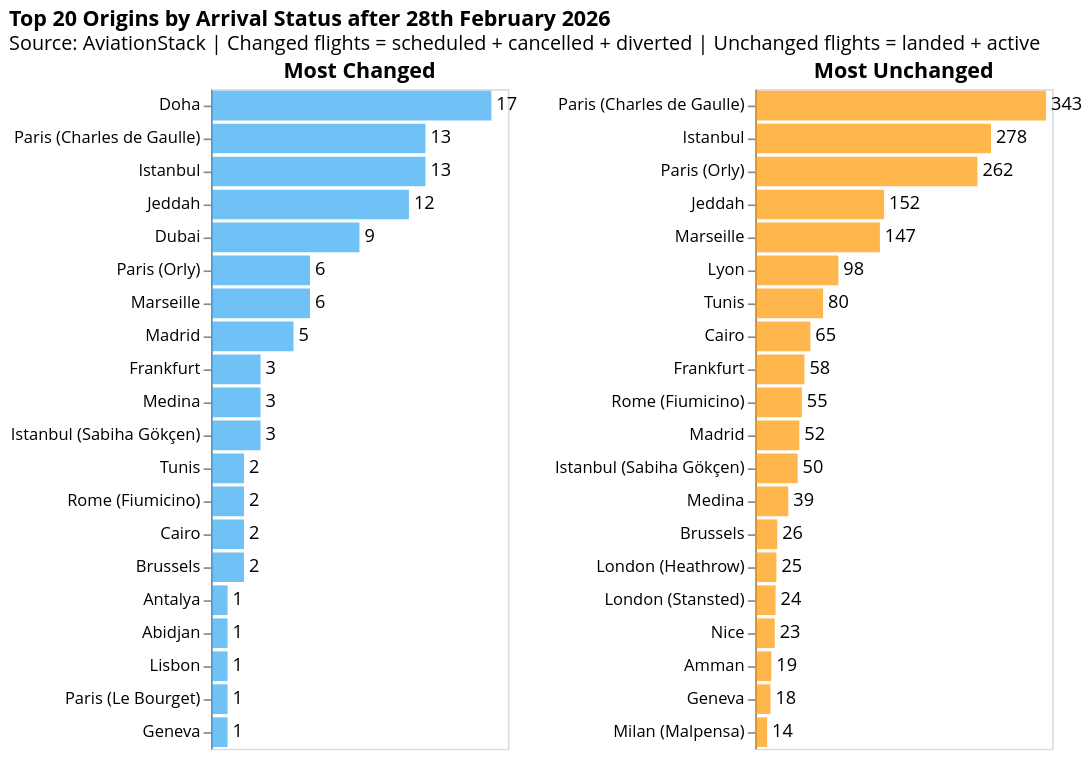

Source (notebook cell):
### Markdown cell above
### Origins with high and low disruptions

### Code cell
import altair as alt

airport_codes = sorted(arrivals_top10["iata_arr"].unique())

dropdown = alt.binding_select(options=airport_codes, name="Arrival Airport ")
selection = alt.selection_point(fields=["iata_arr"], bind=dropdown, value=airport_codes[0])

colors = {"Most Changed": "#34A7F2", "Most Unchanged": "#FF9800", }

subplots = []
for category, color in colors.items():
    subset = arrivals_top10[arrivals_top10["category"] == category]

    chart = (
        alt.Chart(subset)
        .mark_bar(color=color, opacity=0.7)
        .encode(
            y=alt.Y("airportcity:N", sort="-x", title=None),
            x=alt.X("count:Q", title=None, axis=None),
            tooltip=[
                alt.Tooltip("airportcity:N", title="Origin"),
                alt.Tooltip("count:Q", title="Flights"),
            ],
        )
        .properties(width=180, height=400, title=category)
        .add_params(selection)
        .transform_filter(selection)
    )

    text = chart.mark_text(align="left", dx=3, fontSize=11, font="Open Sans").encode(
        text="count:Q"
    )

    subplots.append(chart + text)

final = (
    alt.hconcat(subplots[0], subplots[1])
    .properties(
        title=alt.Title(
            "Top 20 Origins by Arrival Status after 28th February 2026",
            subtitle="Source: AviationStack | Changed flights = scheduled + cancelled + diverted | Unchanged flights = landed + active",
        )
    )
    .configure_title(font="Open Sans", subtitleFont="Open Sans")
    .configure_axis(labelFont="Open Sans", titleFont="Open Sans")
    .configure_legend(labelFont="Open Sans", titleFont="Open Sans")
    .configure_text(font="Open Sans")
)

final

### Figure 1 — Vega-Lite specification as saved in the notebook (floating-point values rounded to 4 significant figures; data arrays with more than 128 entries replaced by an {"elided": "..."} marker saying what was removed)
{"config": {"view": {"continuousWidth": 300, "continuousHeight": 300}, "axis": {"labelFont": "Open Sans", "titleFont": "Open Sans"}, "legend": {"labelFont": "Open Sans", "titleFont": "Open Sans"}, "text": {"font": "Open Sans"}, "title": {"font": "Open Sans", "subtitleFont": "Open Sans"}}, "hconcat": [{"layer": [{"mark": {"type": "bar", "color": "#34A7F2", "opacity": 0.7}, "encoding": {"tooltip": [{"field": "airportcity", "title": "Origin", "type": "nominal"}, {"field": "count", "title": "Flights", "type": "quantitative"}], "x": {"axis": null, "field": "count", "title": null, "type": "quantitative"}, "y": {"field": "airportcity", "sort": "-x", "title": null, "type": "nominal"}}, "name": "view_7", "title": "Most Changed", "transform": [{"filter": {"param": "param_4"}}]}, {"mark": {"type": "text", "align": "left", "dx": 3, "font": "Open Sans", "fontSize": 11}, "encoding": {"text": {"field": "count", "type": "quantitative"}, "tooltip": [{"field": "airportcity", "title": "Origin", "type": "nominal"}, {"field": "count", "title": "Flights", "type": "quantitative"}], "x": {"axis": null, "field": "count", "title": null, "type": "quantitative"}, "y": {"field": "airportcity", "sort": "-x", "title": null, "type": "nominal"}}, "title": "Most Changed", "transform": [{"filter": {"param": "param_4"}}]}], "data": {"name": "data-0444c119f30566f43d1dee12639cb099"}, "height": 400, "width": 180}, {"layer": [{"mark": {"type": "bar", "color": "#FF9800", "opacity": 0.7}, "encoding": {"tooltip": [{"field": "airportcity", "title": "Origin", "type": "nominal"}, {"field": "count", "title": "Flights", "type": "quantitative"}], "x": {"axis": null, "field": "count", "title": null, "type": "quantitative"}, "y": {"field": "airportcity", "sort": "-x", "title": null, "type": "nominal"}}, "name": "view_8", "title": "Most Unchanged", "transform": [{"filter": {"param": "param_4"}}]}, {"mark": {"type": "text", "align": "left", "dx": 3, "font": "Open Sans", "fontSize": 11}, "encoding": {"text": {"field": "count", "type": "quantitative"}, "tooltip": [{"field": "airportcity", "title": "Origin", "type": "nominal"}, {"field": "count", "title": "Flights", "type": "quantitative"}], "x": {"axis": null, "field": "count", "title": null, "type": "quantitative"}, "y": {"field": "airportcity", "sort": "-x", "title": null, "type": "nominal"}}, "title": "Most Unchanged", "transform": [{"filter": {"param": "param_4"}}]}], "data": {"name": "data-36028ed21533b1674f537367e245686a"}, "height": 400, "width": 180}], "params": [{"name": "param_4", "select": {"type": "point", "fields": ["iata_arr"]}, "bind": {"input": "select", "options": ["ALG", "AMM", "AUH", "BEY", "BGW", "CAI", "CMN", "DAM", "DOH", "DXB", "IKA", "JED", "KHI", "RUH", "TUN"], "name": "Arrival Airport "}, "value": "ALG", "views": ["view_7", "view_8"]}], "title": {"text": "Top 20 Origins by Arrival Status after 28th February 2026", "subtitle": "Source: AviationStack | Changed flights = scheduled + cancelled + diverted | Unchanged flights = landed + active"}, "$schema": "https://vega.github.io/schema/vega-lite/v5.20.1.json", "datasets": {"data-0444c119f30566f43d1dee12639cb099": {"elided": "289 records"}, "data-36028ed21533b1674f537367e245686a": {"elided": "265 records"}}}
